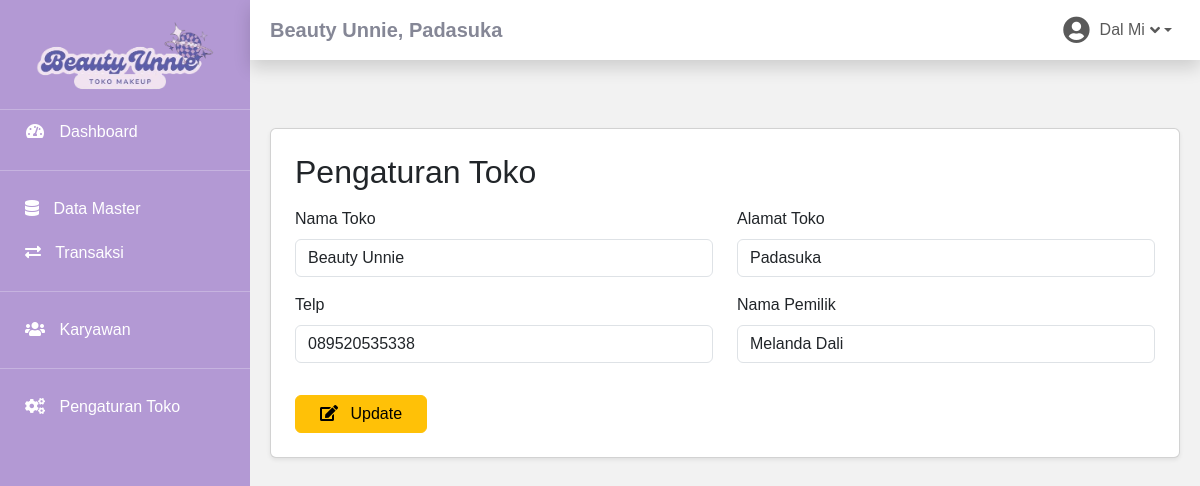
Page /pengaturan-toko.php (signed in) on the committed database.
### tables this page shows
CREATE TABLE `toko` (
  `id_toko` int(11) NOT NULL,
  `nama_toko` varchar(225) NOT NULL,
  `alamat_toko` text NOT NULL,
  `tlp` varchar(13) NOT NULL,
  `nama_pemilik` char(225) NOT NULL
);

### pengaturan-toko.php (the view, shortened to what this page needs)
<?php
include 'connection.php';
include 'sidebar.php';
$query = "SELECT id_toko, nama_toko, alamat_toko, tlp, nama_pemilik FROM toko WHERE id_toko = 1";
$result = mysqli_query($conn, $query);
$toko = mysqli_fetch_assoc($result);
?>
<div class="container mt-4">
    <div class="card p-4 shadow-sm">
        <h2 class="mb-3">Pengaturan Toko</h2>
        <form action="" method="POST">
            <div class="row">
                <div class="col-md-6">
                    <div class="mb-3">
                        <label for="nama_toko" class="form-label">Nama Toko</label>
                        <input type="text" class="form-control w-80" id="nama_toko" name="nama_toko" value="<?= $toko['nama_toko']; ?>">
                    </div>
                    <div class="mb-3">
                        <label for="tlp" class="form-label">Telp</label>
                        <input type="text" class="form-control w-80" id="tlp" name="tlp" value="<?= $toko['tlp']; ?>">
                    </div>
                </div>
                <div class="col-md-6">
                    <div class="mb-3">
                        <label for="alamat_toko" class="form-label">Alamat Toko</label>
                        <input type="text" class="form-control w-80" id="alamat_toko" name="alamat_toko" value="<?= $toko['alamat_toko']; ?>">
                    </div>
                    <div class="mb-3">
                        <label for="nama_pemilik" class="form-label">Nama Pemilik</label>
                        <input type="text" class="form-control w-80" id="nama_pemilik" name="nama_pemilik" value="<?= $toko['nama_pemilik']; ?>">
                    </div>
                </div>
            </div>
            <button type="submit" class="btn btn-warning mt-3 px-4">
                <i class="fa fa-edit me-2"></i> Update
            </button>
        </form>
    </div>
</div>
<?php
include 'footer.php';
?>

### sidebar.php (shortened to what this page needs)
<?php
include "connection.php";
?>
<!DOCTYPE html>
<html lang="en">
<head>
    <link href="bootstrap-5.3.3-dist/css/bootstrap.min.css" rel="stylesheet">
    <link href="assets/vendor/fontawesome-free/css/all.min.css" rel="stylesheet" type="text/css">
</head>
<body>
    <?php if ($_SESSION['id_role'] == 1) { ?>
        <div class="sidebar d-flex flex-column">
            <div class="text-center mb-3">
                <img src="img/logo.png" alt="Logo" style="width: 180px;">
            </div>
            <hr class="sidebar-divider my-0">
            <a href="dashboard-administrator.php" class="nav-link active">
                <i class="fas fa-fw fa-tachometer-alt"></i>
                <span>Dashboard</span>
            </a>
            <hr class="sidebar-divider">
            <div class="nav-item">
                <a class="nav-link collapsed" href="#" data-bs-toggle="collapse" data-bs-target="#masterDataMenu"
                    aria-expanded="false" aria-controls="masterDataMenu">
                    <i class="fas fa-database"></i>
                    <span>Data Master</span>
                </a>
            </div>
            <div class="nav-item">
                <a class="nav-link collapsed" href="#" data-bs-toggle="collapse" data-bs-target="#transaksiMenu"
                    aria-expanded="false" aria-controls="transaksiMenu">
                    <i class="fas fa-exchange-alt"></i>
                    <span>Transaksi</span>
                </a>
            </div>
            <hr class="sidebar-divider">
            <div class="nav-item">
                <a class="nav-link collapsed" href="#" data-bs-toggle="collapse" data-bs-target="#karyawanMenu"
                    aria-expanded="false" aria-controls="karyawanMenu">
                    <i class="fas fa-users"></i>
                    <span>Karyawan</span>
                </a>
            </div>
            <hr class="sidebar-divider d-none d-md-block">
            <a href="pengaturan-toko.php" class="nav-link">
                <i class="fas fa-fw fa-cogs"></i>
                <span>Pengaturan Toko</span>
            </a>
        </div>
    <?php } ?>
    <div class="main-content">
         <nav class="navbar navbar-expand navbar-light bg-white topbar mb-4 static-top shadow">
            <?php
            $tampil = mysqli_query($conn, "SELECT * FROM `toko` WHERE 1");
            while ($toko = mysqli_fetch_array($tampil)):
            ?>
            <h5 class="d-lg-block d-none mt-2"><b> <?= $toko['nama_toko']?>, <?= $toko['alamat_toko']?></b></h5>
            <?php endwhile; ?>
            <ul class="navbar-nav ml-auto">
                <li class="nav-item dropdown no-arrow">
                    <a class="nav-link dropdown-toggle" href="#" id="userDropdown" role="button" data-bs-toggle="dropdown"
                        aria-haspopup="true" aria-expanded="false">
                        <i class="fas fa-user-circle"></i>
                        <span class="mr-2 d-none d-lg-inline text-gray-600 small ml-2"><?= $_SESSION['nm_member']?></span>
                        <i class="fas fa-angle-down"></i>
                    </a>
                </li>
            </ul>
        </nav>
        <?php include 'footer.php'; ?>

### sidebar.php (style rules this page uses)
* { margin: 0; padding: 0; box-sizing: border-box; font-family: Arial, sans-serif; }
body { margin: 0; font-family: "Nunito", -apple-system, BlinkMacSystemFont, "Segoe UI", Roboto, "Helvetica Neue", Arial, sans-serif, "Apple Color Emoji", "Segoe UI Emoji", "Segoe UI Symbol", "Noto Color Emoji"; font-size: 1rem; font-weight: 400; line-height: 1.5; color: #858796; text-align: left; background-color: #f2f2f2; }
.navbar { width: calc(100% - 250px); left: 250px; display: flex; justify-content: space-between; align-items: center; padding: 0 20px; height: 60px; }
.navbar .nav-item.dropdown .nav-link { display: flex; align-items: center; }
.navbar .nav-item.dropdown .text-gray-600 { font-size: 1rem; margin-right: 5px; }
.navbar .nav-item.dropdown .fa-user-circle { font-size: 1.7rem; margin-right: 10px; }
.main-content { display: flex; flex-grow: 1; }
.sidebar { height: 100vh; width: 250px; position: fixed; background-color: #b399d4; color: #fff; padding-top: 20px; }
.sidebar a { color: #fff; text-decoration: none; padding: 10px 25px; display: block; border-radius: 4px; font-weight: 500; }
.sidebar .nav-link i { margin-right: 10px; }
.container { margin-left: 250px; width: calc(100% - 250px); padding: 20px; }

### rows in the picture
toko: nama_toko "Beauty Unnie", alamat_toko "Padasuka", tlp "089520535338", nama_pemilik "Melanda Dali"

### other values in the picture
$_SESSION['nm_member'] "Dal Mi"
